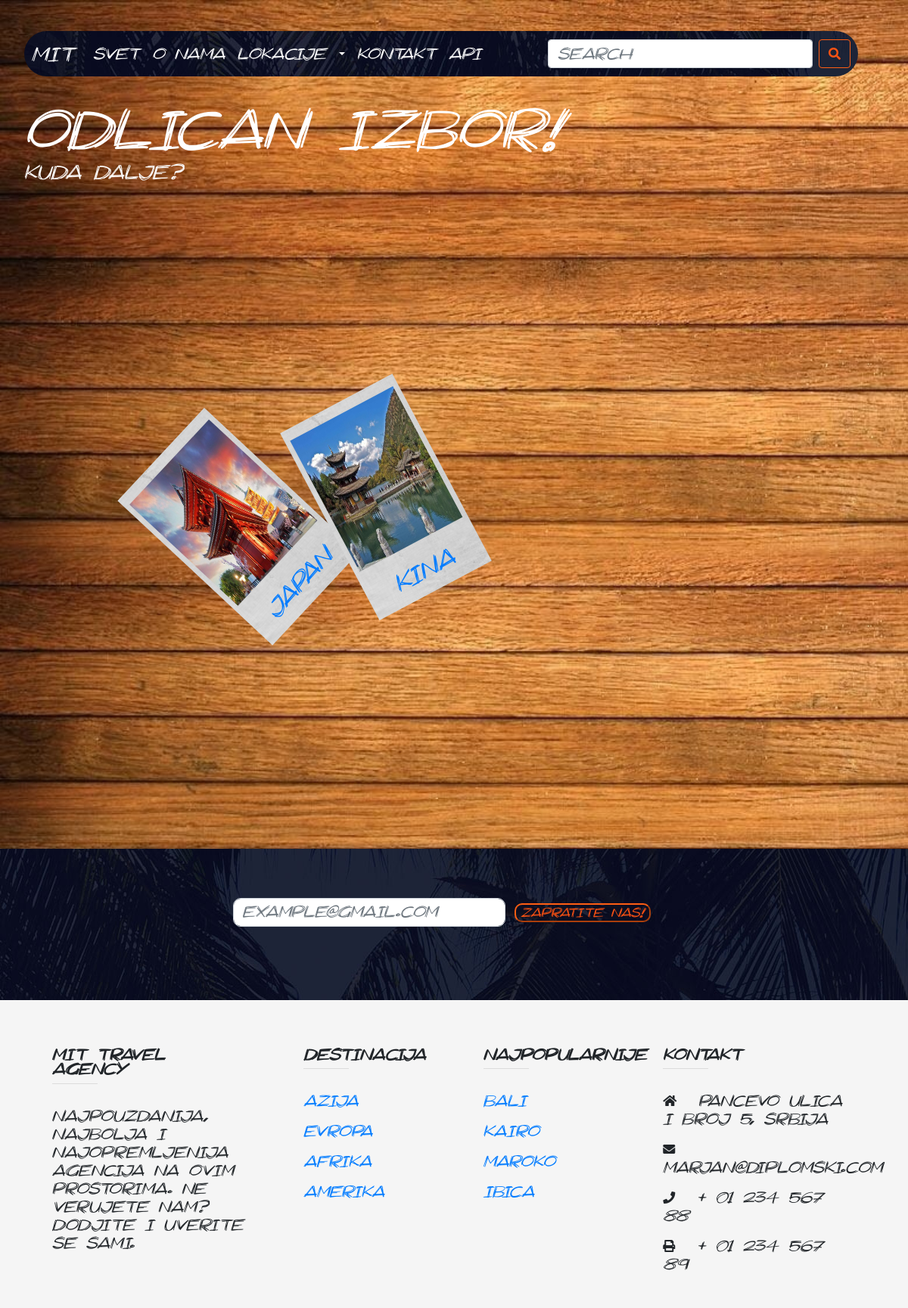
Page /kontinent/azija/drzave on the earlier database version.
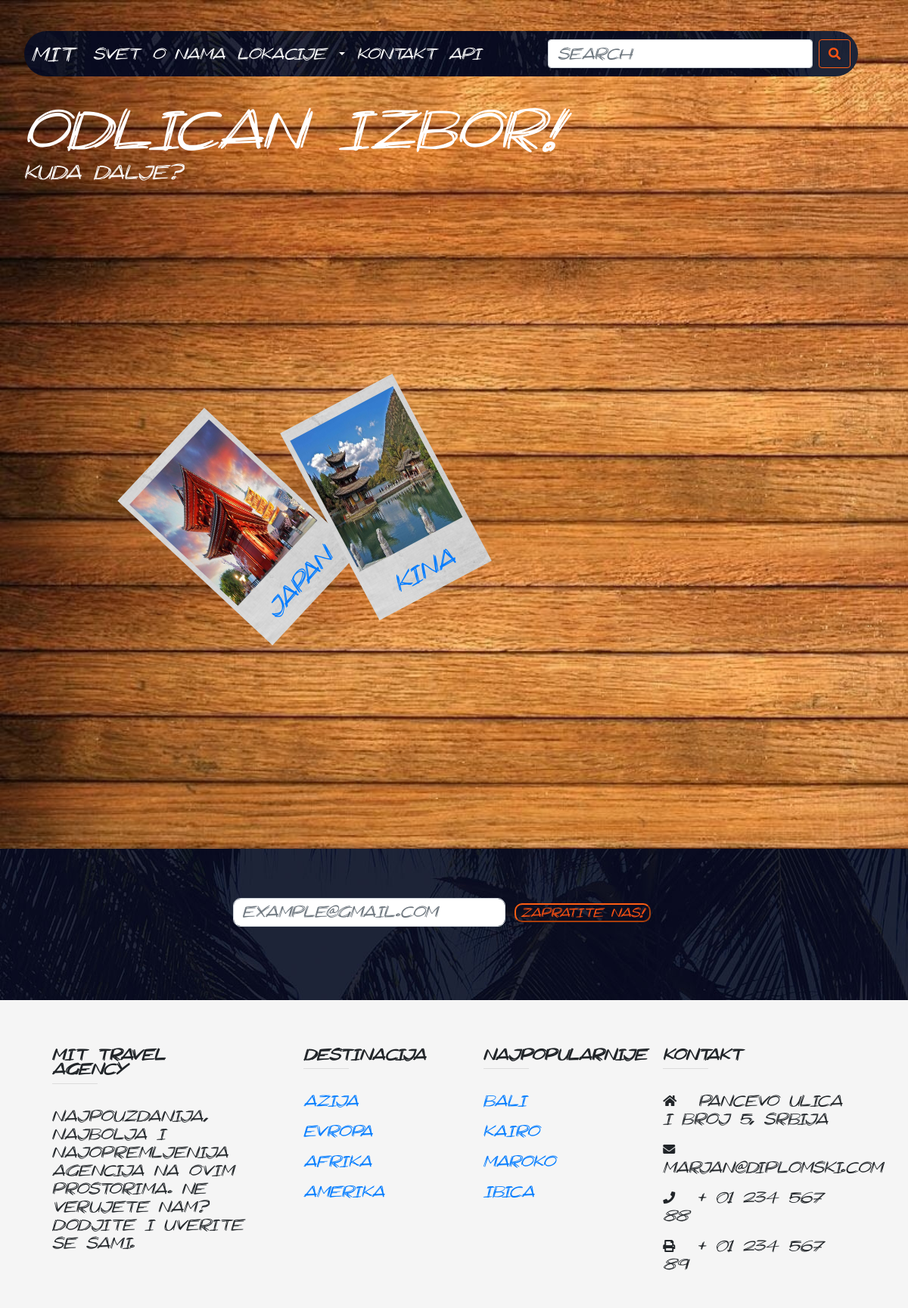
Same page on the later database version.
### models.py (models this page shows)
class Drzava(db.Model):
    __table_args__  = {'extend_existing': True}
    id              = db.Column(db.Integer, primary_key=True)
    naziv           = db.Column(db.String(64), index=True, unique=True)
    slika_URL       = db.Column(db.String(250), index=True)
    opis            = db.Column(db.String(250), index=True)
    id_kontinent    = db.Column(db.Integer, db.ForeignKey('kontinent.id'), primary_key=True)
    kontinent       = db.relationship('Kontinent', backref='drzava', lazy=True)

### routes.py (the view)
@app.route('/kontinent/<string:kont>/drzave', methods=['GET'])
def kontinent(kont):
	print(kont)
	kontinent = Kontinent.query.filter(Kontinent.naziv == kont).first()
	if kontinent:
		drzave = Drzava.query.filter(Drzava.id_kontinent == kontinent.id).all()
		return render_template('kontinent.html', knt = kontinent, drzave = drzave)

### templates/kontinent.html (shortened to what this page needs)
<!doctype html>
<html lang="en" style="height:100%">
  <head>
    <link rel="stylesheet" href="https://use.fontawesome.com/releases/v5.2.0/css/all.css">
    <link rel="stylesheet" href="https://stackpath.bootstrapcdn.com/bootstrap/4.1.3/css/bootstrap.min.css">
    <link rel="stylesheet" href={{ url_for('static', filename='css/style.css') }} type="text/css"/>
    <link rel="stylesheet" href={{ url_for('static', filename='css/kontinent.css') }} type="text/css"/>
  </head>
<body onload="kontinent()">
      <div class="jumbotron">
          {% include 'navbar.html' %}
          <h1 class="display-4">Odlican izbor!</h1>
          <p class="lead">Kuda dalje?</p>
    </div>
    <div class="sto" id="sto">
    {% for drzava in drzave %}
    <a href="#"  onclick="poseti(this)">
      <div class="polaroid" id="a1">
         <img src={{url_for('static', filename=drzava.slika_URL)}} class="slika_u_pol" alt=""/>
         <h4>{{drzava.naziv}}</h4>
      </div>
    </a>
    {% endfor %}
    </div>
{% include 'subscribe_futer.html' %}
  </body>
</html>

Differences in the rows shown:
changed Drzava: naziv "Japan" → "japan"
changed Drzava: naziv "Kina" → "kina"
